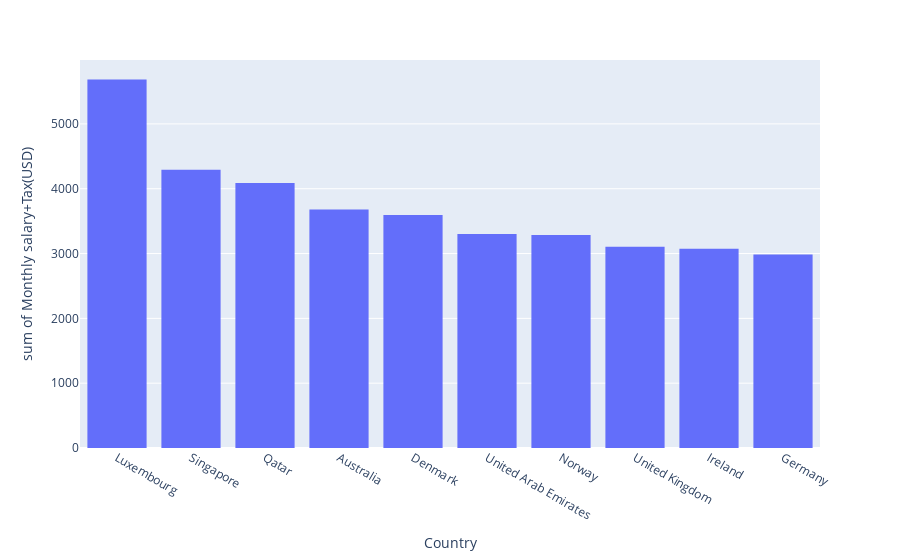

Here is the notebook cell this chart was saved with:
### Code cell
import plotly.express as px
fig = px.histogram(p, x="Country",y="Monthly salary+Tax(USD)")
fig.show()

### Figure 1 — Plotly figure (JSON) as saved in the notebook; plotly's stock layout.template omitted (floating-point values rounded to 4 significant figures)
{"data": [{"alignmentgroup": "True", "bingroup": "x", "histfunc": "sum", "hovertemplate": "Country=%{x}<br>sum of Monthly salary+Tax(USD)=%{y}<extra></extra>", "legendgroup": "", "marker": {"color": "#636efa", "pattern": {"shape": ""}}, "name": "", "offsetgroup": "", "orientation": "v", "showlegend": false, "type": "histogram", "x": ["Luxembourg", "Singapore", "Qatar", "Australia", "Denmark", "United Arab Emirates", "Norway", "United Kingdom", "Ireland", "Germany"], "xaxis": "x", "y": [5686.0, 4294.0, 4086.0, 3679.0, 3596.0, 3300.0, 3287.0, 3106.0, 3073.0, 2985.0], "yaxis": "y"}], "layout": {"autosize": true, "barmode": "relative", "legend": {"tracegroupgap": 0}, "margin": {"t": 60}, "xaxis": {"anchor": "y", "autorange": true, "domain": [0, 1], "range": [-0.5, 9.5], "title": {"text": "Country"}, "type": "category"}, "yaxis": {"anchor": "x", "autorange": true, "domain": [0, 1], "range": [0, 5986.0], "title": {"text": "sum of Monthly salary+Tax(USD)"}, "type": "linear"}}}
